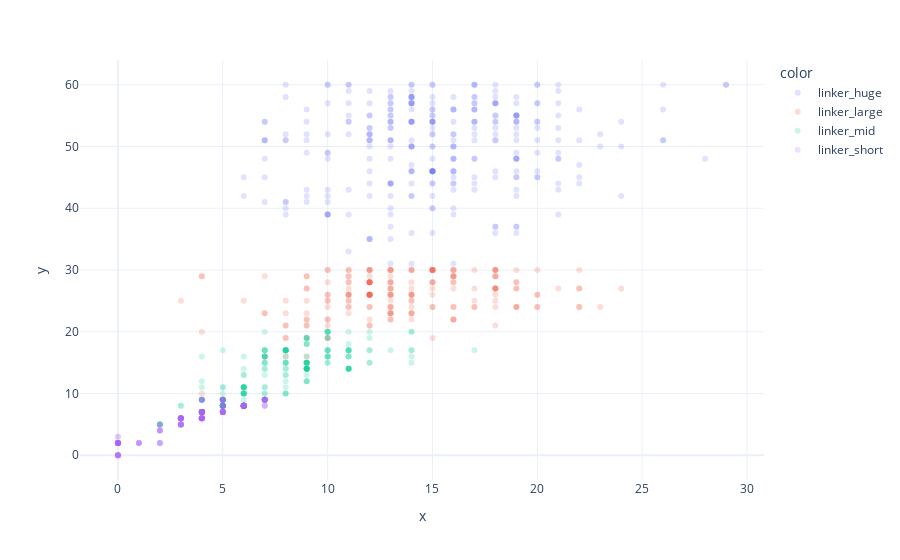

Write notebook code for a chart like this one.
### Code cell
px.scatter(x=full_df.loopiness, y=full_df.n_designed, color=full_df.group, opacity=0.2).show()

from sklearn.linear_model import LinearRegression

model = LinearRegression()
model.fit(full_df.n_designed.values.reshape(-1, 1), full_df.loopiness.values, )


slope = model.coef_[0]
intercept = model.intercept_
print(slope, intercept)

### Figure 1 — Plotly figure (JSON) as saved in the notebook; plotly's stock layout.template omitted (floating-point values rounded to 4 significant figures; data arrays with more than 128 entries replaced by an {"elided": "..."} marker saying what was removed)
{"data": [{"hovertemplate": "color=linker_huge<br>x=%{x}<br>y=%{y}<extra></extra>", "legendgroup": "linker_huge", "marker": {"color": "#636efa", "opacity": 0.2, "symbol": "circle"}, "mode": "markers", "name": "linker_huge", "orientation": "v", "showlegend": true, "type": "scatter", "x": {"elided": "299 int values"}, "xaxis": "x", "y": {"elided": "299 int values"}, "yaxis": "y"}, {"hovertemplate": "color=linker_large<br>x=%{x}<br>y=%{y}<extra></extra>", "legendgroup": "linker_large", "marker": {"color": "#EF553B", "opacity": 0.2, "symbol": "circle"}, "mode": "markers", "name": "linker_large", "orientation": "v", "showlegend": true, "type": "scatter", "x": {"elided": "198 int values"}, "xaxis": "x", "y": {"elided": "198 int values"}, "yaxis": "y"}, {"hovertemplate": "color=linker_mid<br>x=%{x}<br>y=%{y}<extra></extra>", "legendgroup": "linker_mid", "marker": {"color": "#00cc96", "opacity": 0.2, "symbol": "circle"}, "mode": "markers", "name": "linker_mid", "orientation": "v", "showlegend": true, "type": "scatter", "x": {"elided": "198 int values"}, "xaxis": "x", "y": {"elided": "198 int values"}, "yaxis": "y"}, {"hovertemplate": "color=linker_short<br>x=%{x}<br>y=%{y}<extra></extra>", "legendgroup": "linker_short", "marker": {"color": "#ab63fa", "opacity": 0.2, "symbol": "circle"}, "mode": "markers", "name": "linker_short", "orientation": "v", "showlegend": true, "type": "scatter", "x": {"elided": "198 int values"}, "xaxis": "x", "y": {"elided": "198 int values"}, "yaxis": "y"}], "layout": {"autosize": true, "legend": {"title": {"text": "color"}, "tracegroupgap": 0}, "margin": {"t": 60}, "xaxis": {"anchor": "y", "autorange": true, "domain": [0, 1], "range": [-1.84, 30.84], "title": {"text": "x"}, "type": "linear"}, "yaxis": {"anchor": "x", "autorange": true, "domain": [0, 1], "range": [-4.646, 64.65], "title": {"text": "y"}, "type": "linear"}}}
